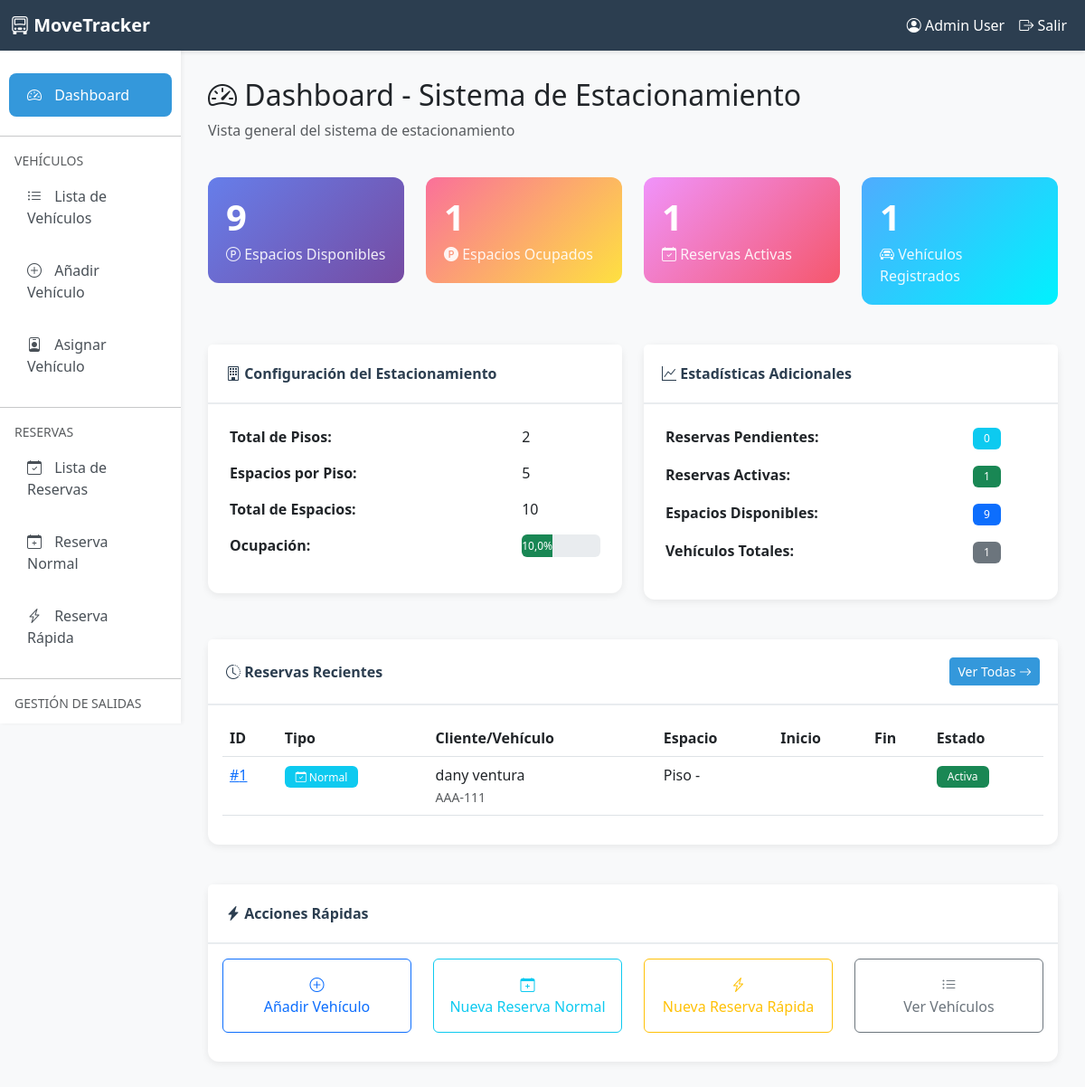
Before: /parking/ (signed in) with the older database file.
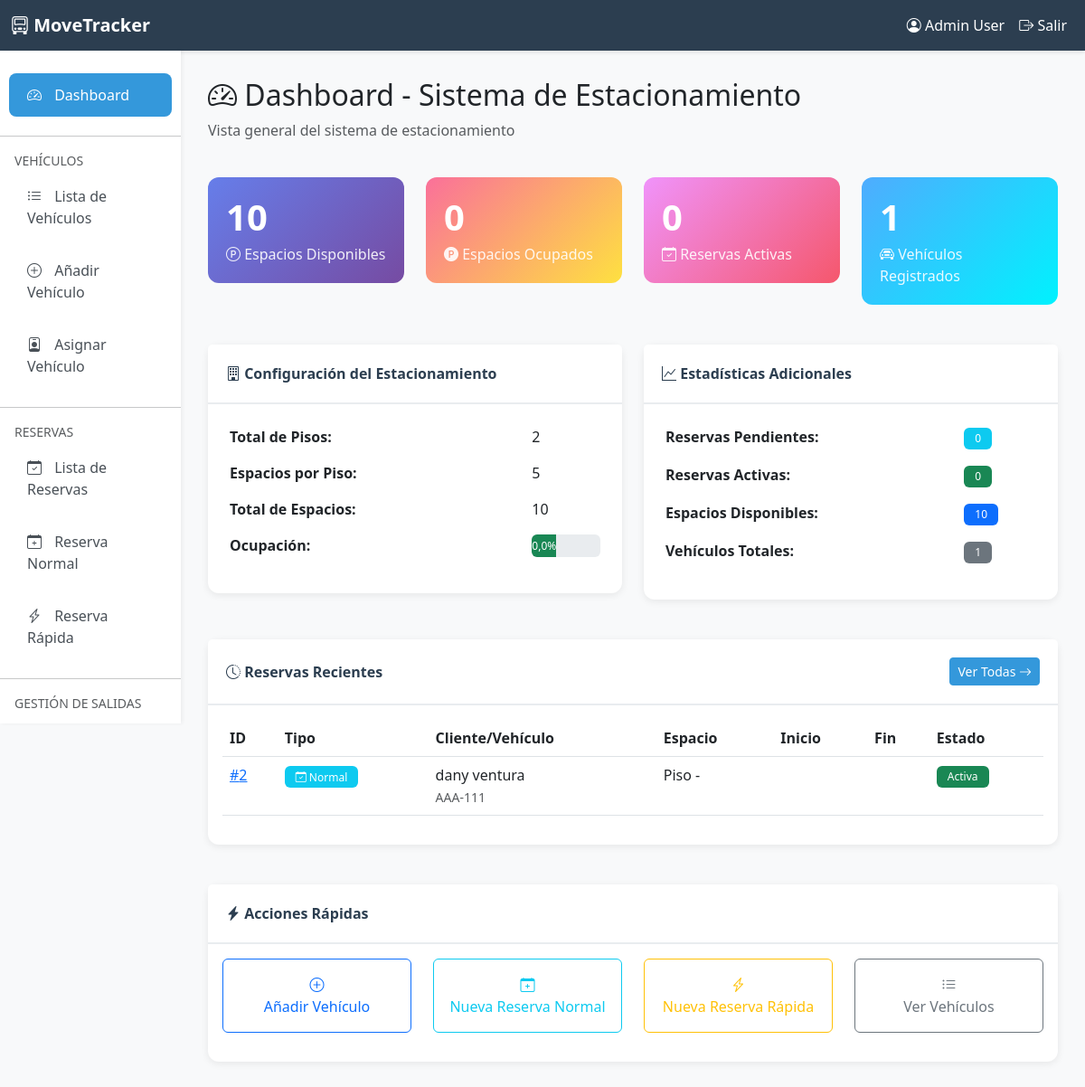
After: the same page with the newer database file.
### parking/models.py (models this page shows, shortened)
class ParkingReservation(models.Model):
    class ReservationStatus(models.TextChoices):
        PENDING = 'PENDING', 'Pendiente'
        CONFIRMED = 'CONFIRMED', 'Confirmado'
        CANCELLED = 'CANCELLED', 'Cancelado'
        COMPLETED = 'COMPLETED', 'Completado'
    user = models.ForeignKey(
        User,
        on_delete=models.CASCADE,
        related_name='parking_reservations',
        verbose_name='Usuario',
        null=True,
        blank=True,
        help_text='Usuario registrado. Dejar en blanco para reserva rápida/manual'
    )
    vehicle = models.ForeignKey(
        Vehicle,
        on_delete=models.CASCADE,
        related_name='reservations',
        verbose_name='Vehículo',
        null=True,
        blank=True,
        help_text='Vehículo registrado. Dejar en blanco para reserva rápida/manual'
    )
    customer_name = models.CharField(
        max_length=100,
        blank=True,
        verbose_name='Nombre del Cliente',
        help_text='Para reservas rápidas sin usuario registrado'
    )
    customer_phone = models.CharField(
        max_length=20,
        blank=True,
        verbose_name='Teléfono del Cliente',
        help_text='Para reservas rápidas sin usuario registrado'
    )
    customer_email = models.EmailField(
        blank=True,
        verbose_name='Email del Cliente',
        help_text='Para reservas rápidas sin usuario registrado'
    )
    vehicle_plate = models.CharField(
        max_length=20,
        blank=True,
        verbose_name='Placa del Vehículo',
        help_text='Para reservas rápidas sin vehículo registrado'
    )
    vehicle_type_temp = models.CharField(
        max_length=20,
        choices=VehicleType.choices,
        blank=True,
        verbose_name='Tipo de Vehículo (Temporal)',
        help_text='Para reservas rápidas sin vehículo registrado'
    )
    parking_space = models.ForeignKey(
        ParkingSpace,
        on_delete=models.CASCADE,
        related_name='reservations',
        null=True,
        blank=True,
        verbose_name='Espacio Asignado'
    )
    status = models.CharField(
        max_length=20,
        choices=ReservationStatus.choices,
        default=ReservationStatus.PENDING,
        verbose_name='Estado'
    )
    reservation_date = models.DateTimeField(
        verbose_name='Fecha de Reserva',
        help_text='Fecha y hora para la cual se reserva'
    )
    duration_minutes = models.PositiveIntegerField(
        verbose_name='Duración (minutos)',
        validators=[MinValueValidator(1)],
        default=60,
        help_text='Duración de la reserva en minutos'
    )
    is_quick_reservation = models.BooleanField(
        default=False,
        verbose_name='Reserva Rápida',
        help_text='Indica si es una reserva rápida/manual sin usuario registrado'
    )
    notes = models.TextField(blank=True, verbose_name='Notas')
    created_by = models.ForeignKey(
        User,
        on_delete=models.SET_NULL,
        null=True,
        blank=True,
        related_name='reservations_created',
        verbose_name='Creado por',
        help_text='Trabajador o admin que creó la reserva'
    )
    created_at = models.DateTimeField(auto_now_add=True, verbose_name='Fecha de Creación')
    updated_at = models.DateTimeField(auto_now=True, verbose_name='Última Actualización')
    class Meta:
        verbose_name = 'Reserva de Estacionamiento'
        verbose_name_plural = 'Reservas de Estacionamiento'
        ordering = ['-reservation_date']
        indexes = [
            models.Index(fields=['status', 'reservation_date']),
            models.Index(fields=['user', 'status']),
            models.Index(fields=['is_quick_reservation', 'status']),
        ]

class Vehicle(models.Model):
    owner = models.ForeignKey(
        User,
        on_delete=models.CASCADE,
        related_name='vehicles',
        verbose_name='Propietario',
        null=True,
        blank=True
    )
    vehicle_type = models.CharField(
        max_length=20,
        choices=VehicleType.choices,
        verbose_name='Tipo de Vehículo'
    )
    brand = models.CharField(
        max_length=50,
        null=True,
        blank=True,
        verbose_name='Marca',
        help_text='Marca del vehículo (opcional)'
    )
    model = models.CharField(
        max_length=50,
        null=True,
        blank=True,
        verbose_name='Modelo',
        help_text='Modelo del vehículo (opcional)'
    )
    year = models.PositiveIntegerField(
        null=True,
        blank=True,
        verbose_name='Año',
        validators=[MinValueValidator(1900), MaxValueValidator(2100)],
        help_text='Año de fabricación (opcional)'
    )
    color = models.CharField(max_length=30, verbose_name='Color')
    license_plate = models.CharField(
        max_length=20,
        unique=True,
        verbose_name='Placa',
        help_text='Número de placa del vehículo'
    )
    is_active = models.BooleanField(default=True, verbose_name='Activo')
    created_at = models.DateTimeField(auto_now_add=True, verbose_name='Fecha de Registro')
    updated_at = models.DateTimeField(auto_now=True, verbose_name='Última Actualización')
    registered_by = models.ForeignKey(
        User,
        on_delete=models.SET_NULL,
        null=True,
        related_name='registered_vehicles',
        verbose_name='Registrado por'
    )
    class Meta:
        verbose_name = 'Vehículo'
        verbose_name_plural = 'Vehículos'
        ordering = ['-created_at']
        indexes = [
            models.Index(fields=['license_plate']),
            models.Index(fields=['owner', 'is_active']),
        ]

### user/models.py (models this page shows, shortened)
class User(AbstractUser):
    dni = models.CharField(max_length=10, blank=True, null=True, verbose_name='DNI')
    phone = models.CharField(max_length=15, blank=True, null=True, verbose_name='Teléfono')
    class Meta:
        verbose_name = 'Usuario'
        verbose_name_plural = 'Usuarios'
        db_table = 'auth_user'

### parking/views.py (the view)
# urls.py: path('', views.dashboard, name='dashboard'),
@login_required
@user_passes_test(is_admin_or_worker, login_url='user:login')
def dashboard(request):
    from .models import ParkingConfiguration, ParkingFloor
    config = ParkingConfiguration.objects.filter(is_active=True).first()
    total_spaces = ParkingSpace.objects.filter(is_active=True).count()
    available_spaces = ParkingSpace.objects.filter(
        status=ParkingSpace.SpaceStatus.AVAILABLE,
        is_active=True
    ).count()
    occupied_spaces = ParkingSpace.objects.filter(
        status=ParkingSpace.SpaceStatus.OCCUPIED,
        is_active=True
    ).count()
    reserved_spaces = ParkingSpace.objects.filter(
        status=ParkingSpace.SpaceStatus.RESERVED,
        is_active=True
    ).count()
    total_vehicles = Vehicle.objects.filter(is_active=True).count()
    now = timezone.now()
    active_reservations = ParkingReservation.objects.filter(
        reservation_date__lte=now,
        status__in=[
            ParkingReservation.ReservationStatus.PENDING,
            ParkingReservation.ReservationStatus.CONFIRMED
        ]
    ).count()
    pending_reservations = ParkingReservation.objects.filter(
        reservation_date__gt=now,
        status=ParkingReservation.ReservationStatus.PENDING
    ).count()
    recent_reservations = ParkingReservation.objects.select_related(
        'vehicle', 'vehicle__owner', 'parking_space', 'created_by'
    ).exclude(
        status=ParkingReservation.ReservationStatus.CANCELLED
    ).order_by('-created_at')[:5]
    context = {
        'title': 'Dashboard - Sistema de Estacionamiento',
        'config': config,
        'total_spaces': total_spaces,
        'available_spaces': available_spaces,
        'occupied_spaces': occupied_spaces,
        'reserved_spaces': reserved_spaces,
        'total_vehicles': total_vehicles,
        'active_reservations': active_reservations,
        'pending_reservations': pending_reservations,
        'recent_reservations': recent_reservations,
        'occupancy_percentage': (occupied_spaces / total_spaces * 100) if total_spaces > 0 else 0,
    }
    return render(request, 'parking/dashboard.html', context)

### parking/views.py (called while the page is built)
def is_admin_or_worker(user):
    if not user.is_authenticated:
        return False
    if user.is_superuser:
        return True
    if hasattr(user, 'role'):
        return user.role in ['ADMIN', 'WORKER']
    return user.is_staff

### parking/templates/parking/dashboard.html (shortened to what the changed rows need)
{% extends 'parking/base.html' %}
{% block content %}
<div class="row mb-4">
    <div class="col-12">
        <h2><i class="bi bi-speedometer2"></i> {{ title }}</h2>
    </div>
</div>
<div class="row">
    <div class="col-md-3">
        <div class="stat-card success">
            <h3>{{ available_spaces }}</h3>
            <p><i class="bi bi-p-circle"></i> Espacios Disponibles</p>
        </div>
    </div>
    <div class="col-md-3">
        <div class="stat-card danger">
            <h3>{{ occupied_spaces }}</h3>
            <p><i class="bi bi-p-circle-fill"></i> Espacios Ocupados</p>
        </div>
    </div>
    <div class="col-md-3">
        <div class="stat-card info">
            <h3>{{ active_reservations }}</h3>
            <p><i class="bi bi-calendar-check"></i> Reservas Activas</p>
        </div>
    </div>
</div>
<div class="row mt-4">
    <div class="col-md-6">
        <div class="card">
            <div class="card-body">
                {% if config %}
                    <table class="table table-borderless">
                        <tr>
                            <td><strong>Total de Pisos:</strong></td>
                            <td>{{ config.total_floors }}</td>
                        </tr>
                        <tr>
                            <td><strong>Espacios por Piso:</strong></td>
                            <td>{{ config.spaces_per_floor }}</td>
                        </tr>
                        <tr>
                            <td><strong>Total de Espacios:</strong></td>
                            <td>{{ total_spaces }}</td>
                        </tr>
                        <tr>
                            <td><strong>Ocupación:</strong></td>
                            <td>
                                <div class="progress" style="height: 25px;">
                                    <div class="progress-bar {% if occupancy_percentage > 80 %}bg-danger{% elif occupancy_percentage > 50 %}bg-warning{% else %}bg-success{% endif %}"
                                         role="progressbar"
                                         style="width: {{ occupancy_percentage }}%;">
                                        {{ occupancy_percentage|floatformat:1 }}%
                                    </div>
                                </div>
                            </td>
                        </tr>
                    </table>
                {% else %}
                    <p class="text-muted">No hay configuración activa del estacionamiento.</p>
                {% endif %}
            </div>
        </div>
    </div>
    <div class="col-md-6">
        <div class="card">
            <div class="card-body">
                <table class="table table-borderless">
                    <tr>
                        <td><span class="badge bg-success">{{ active_reservations }}</span></td>
                    </tr>
                    <tr>
                        <td><span class="badge bg-primary">{{ available_spaces }}</span></td>
                    </tr>
                </table>
            </div>
        </div>
    </div>
</div>
<div class="row mt-4">
    <div class="col-12">
        <div class="card">
            <div class="card-body">
                {% if recent_reservations %}
                    <div class="table-responsive">
                        <table class="table table-hover">
                            <thead>
                                <tr>
                                    <th>ID</th>
                                    <th>Tipo</th>
                                    <th>Cliente/Vehículo</th>
                                    <th>Espacio</th>
                                    <th>Inicio</th>
                                    <th>Fin</th>
                                    <th>Estado</th>
                                </tr>
                            </thead>
                            <tbody>
                                {% for reservation in recent_reservations %}
                                    <tr>
                                        <td>
                                            <a href="{% url 'parking:reservation_detail' reservation.id %}">
                                                #{{ reservation.id }}
                                            </a>
                                        </td>
                                        <td>
                                            {% if reservation.is_quick_reservation %}
                                                <span class="badge bg-warning text-dark">
                                                    <i class="bi bi-lightning-charge"></i> Rápida
                                                </span>
                                            {% else %}
                                                <span class="badge bg-info">
                                                    <i class="bi bi-calendar-check"></i> Normal
                                                </span>
                                            {% endif %}
                                        </td>
                                        <td>
                                            {% if reservation.is_quick_reservation %}
                                                {{ reservation.customer_name }}<br>
                                                <small class="text-muted">{{ reservation.vehicle_plate }}</small>
                                            {% else %}
                                                {{ reservation.vehicle.owner.get_full_name|default:reservation.vehicle.owner.username }}<br>
                                                <small class="text-muted">{{ reservation.vehicle.license_plate }}</small>
                                            {% endif %}
                                        </td>
                                        <td>Piso {{ reservation.reserved_space.floor.floor_number }} - {{ reservation.reserved_space.space_number }}</td>
                                        <td>{{ reservation.start_datetime|date:"d/m/Y H:i" }}</td>
                                        <td>{{ reservation.end_datetime|date:"d/m/Y H:i" }}</td>
                                        <td>
                                            {% if reservation.is_cancelled %}
                                                <span class="badge bg-danger">Cancelada</span>
                                            {% elif reservation.start_datetime > now %}
                                                <span class="badge bg-secondary">Pendiente</span>
                                            {% elif reservation.end_datetime < now %}
                                                <span class="badge bg-dark">Completada</span>
                                            {% else %}
                                                <span class="badge bg-success">Activa</span>
                                            {% endif %}
                                        </td>
                                    </tr>
                                {% endfor %}
                            </tbody>
                        </table>
                    </div>
                {% else %}
                    <p class="text-muted text-center py-4">No hay reservas registradas.</p>
                {% endif %}
            </div>
        </div>
    </div>
</div>
{% endblock %}

Changed rows visible on the page:
no longer on this page (row edited): ParkingReservation: id "1", is_quick_reservation False (drawn), vehicle.owner.get_full_name "dany ventura", vehicle.license_plate "AAA-111"
added ParkingReservation: id "2", is_quick_reservation False (drawn), vehicle.owner.get_full_name "dany ventura", vehicle.license_plate "AAA-111"
Other visible differences:
{{ available_spaces }}: "9" → "10"
{{ occupied_spaces }}: "1" → "0"
{{ active_reservations }}: "1" → "0"
{{ occupancy_percentage }}: 10,0 → 0,0 (drawn)
{{ occupancy_percentage|floatformat:1 }}: "10,0" → "0,0"
